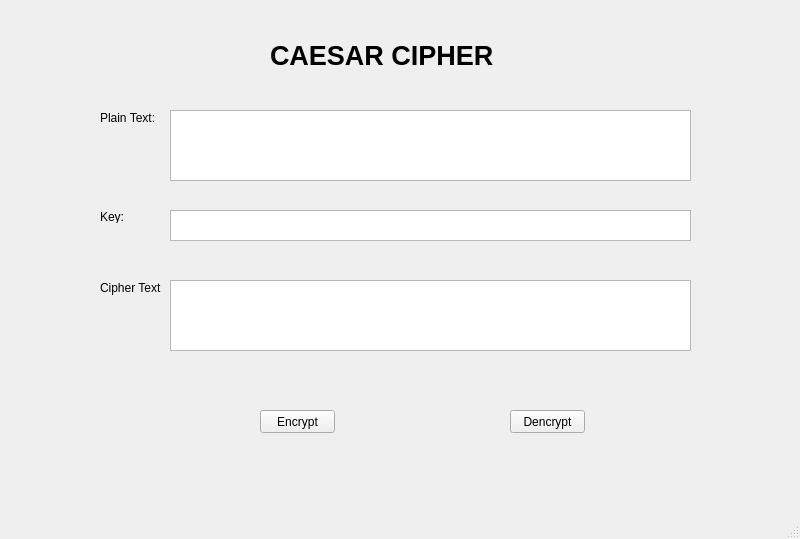
<?xml version="1.0" encoding="UTF-8"?>
<ui version="4.0">
 <class>MainWindow</class>
 <widget class="QMainWindow" name="MainWindow">
  <property name="geometry">
   <rect>
    <x>0</x>
    <y>0</y>
    <width>800</width>
    <height>539</height>
   </rect>
  </property>
  <property name="windowTitle">
   <string>MainWindow</string>
  </property>
  <widget class="QWidget" name="centralwidget">
   <widget class="QLabel" name="label">
    <property name="geometry">
     <rect>
      <x>270</x>
      <y>40</y>
      <width>231</width>
      <height>31</height>
     </rect>
    </property>
    <property name="font">
     <font>
      <pointsize>20</pointsize>
      <weight>75</weight>
      <bold>true</bold>
     </font>
    </property>
    <property name="text">
     <string>CAESAR CIPHER</string>
    </property>
   </widget>
   <widget class="QLabel" name="label_2">
    <property name="geometry">
     <rect>
      <x>100</x>
      <y>110</y>
      <width>61</width>
      <height>16</height>
     </rect>
    </property>
    <property name="text">
     <string>Plain Text:</string>
    </property>
   </widget>
   <widget class="QLabel" name="label_3">
    <property name="geometry">
     <rect>
      <x>100</x>
      <y>210</y>
      <width>47</width>
      <height>13</height>
     </rect>
    </property>
    <property name="text">
     <string>Key:</string>
    </property>
   </widget>
   <widget class="QLabel" name="label_4">
    <property name="geometry">
     <rect>
      <x>100</x>
      <y>280</y>
      <width>61</width>
      <height>16</height>
     </rect>
    </property>
    <property name="text">
     <string>Cipher Text:</string>
    </property>
   </widget>
   <widget class="QTextEdit" name="textEdit">
    <property name="geometry">
     <rect>
      <x>170</x>
      <y>210</y>
      <width>521</width>
      <height>31</height>
     </rect>
    </property>
   </widget>
   <widget class="QPlainTextEdit" name="plainTextEdit">
    <property name="geometry">
     <rect>
      <x>170</x>
      <y>110</y>
      <width>521</width>
      <height>71</height>
     </rect>
    </property>
   </widget>
   <widget class="QTextEdit" name="textEdit_2">
    <property name="geometry">
     <rect>
      <x>170</x>
      <y>280</y>
      <width>521</width>
      <height>71</height>
     </rect>
    </property>
   </widget>
   <widget class="QPushButton" name="pushButton">
    <property name="geometry">
     <rect>
      <x>260</x>
      <y>410</y>
      <width>75</width>
      <height>23</height>
     </rect>
    </property>
    <property name="text">
     <string>Encrypt</string>
    </property>
   </widget>
   <widget class="QPushButton" name="pushButton_2">
    <property name="geometry">
     <rect>
      <x>510</x>
      <y>410</y>
      <width>75</width>
      <height>23</height>
     </rect>
    </property>
    <property name="text">
     <string>Dencrypt</string>
    </property>
   </widget>
  </widget>
  <widget class="QMenuBar" name="menubar">
   <property name="geometry">
    <rect>
     <x>0</x>
     <y>0</y>
     <width>800</width>
     <height>21</height>
    </rect>
   </property>
  </widget>
  <widget class="QStatusBar" name="statusbar"/>
 </widget>
 <resources/>
 <connections/>
</ui>
